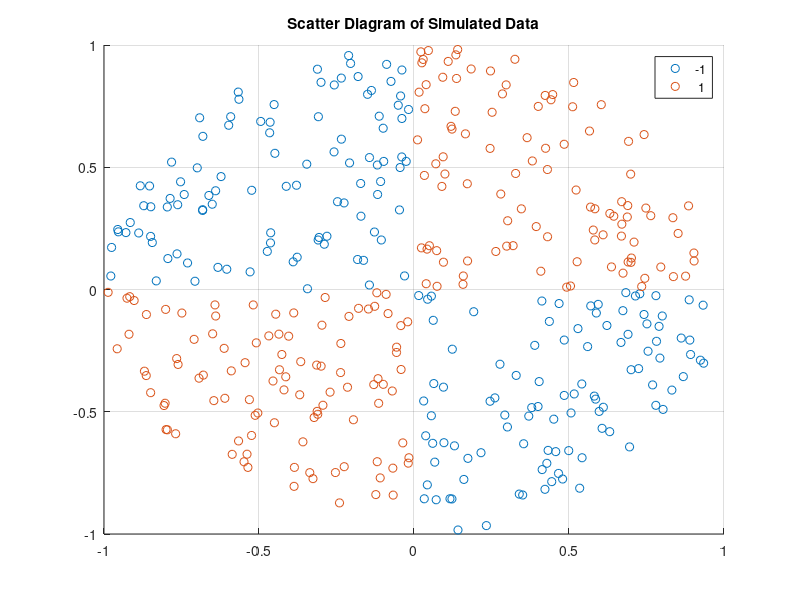

MATLAB code to generate this figure: (Note: this script raises an error after producing the figure.)
clear all
close all
clc


rng(1);  % For reproducibility
n = 100; % Number of points per quadrant

r1 = sqrt(rand(2*n,1));                     % Random radii
t1 = [pi/2*rand(n,1); (pi/2*rand(n,1)+pi)]; % Random angles for Q1 and Q3
X1 = [r1.*cos(t1) r1.*sin(t1)];             % Polar-to-Cartesian conversion

r2 = sqrt(rand(2*n,1));
t2 = [pi/2*rand(n,1)+pi/2; (pi/2*rand(n,1)-pi/2)]; % Random angles for Q2 and Q4
X2 = [r2.*cos(t2) r2.*sin(t2)];

X = [X1; X2];        % Predictors
Y = ones(4*n,1);
Y(2*n + 1:end) = -1; % Labels

figure;
gscatter(X(:,1),X(:,2),Y);
title('Scatter Diagram of Simulated Data')
grid

Mdl1 = fitcsvm(X,Y,'KernelFunction','mysigmoid','Standardize',true);
    % Compute the scores over a grid
d = 0.02; % Step size of the grid
[x1Grid,x2Grid] = meshgrid(min(X(:,1)):d:max(X(:,1)),...
    min(X(:,2)):d:max(X(:,2)));
xGrid = [x1Grid(:),x2Grid(:)];        % The grid
[~,scores1] = predict(Mdl1,xGrid); % The scores

figure;
h(1:2) = gscatter(X(:,1),X(:,2),Y);
hold on
h(3) = plot(X(Mdl1.IsSupportVector,1),...
    X(Mdl1.IsSupportVector,2),'ko','MarkerSize',10);
    % Support vectors
contour(x1Grid,x2Grid,reshape(scores1(:,2),size(x1Grid)),[0 0],'k');
    % Decision boundary
title('Scatter Diagram with the Decision Boundary')
legend({'-1','1','Support Vectors'},'Location','Best');
hold off

CVMdl1 = crossval(Mdl1);
misclass1 = kfoldLoss(CVMdl1);
misclass1


